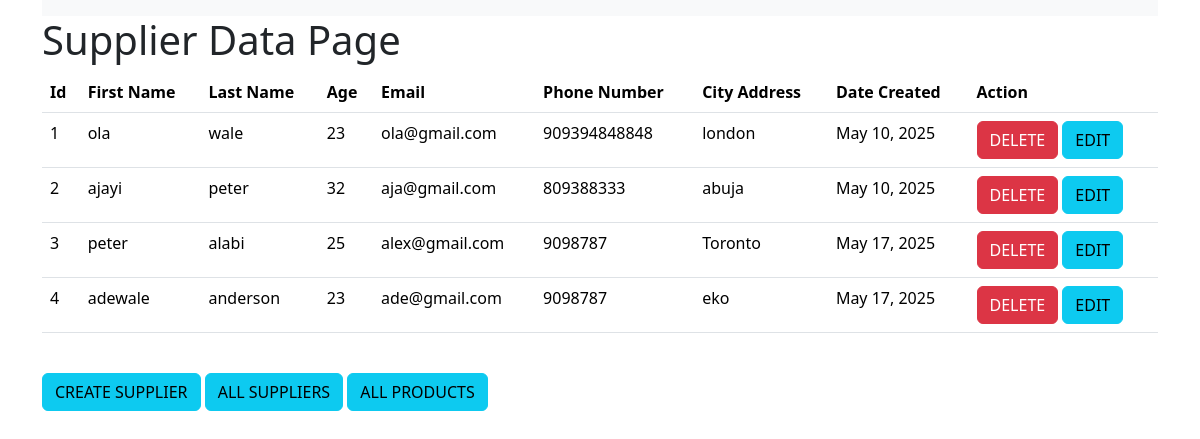
Before: /allsuppliers with the older database file.
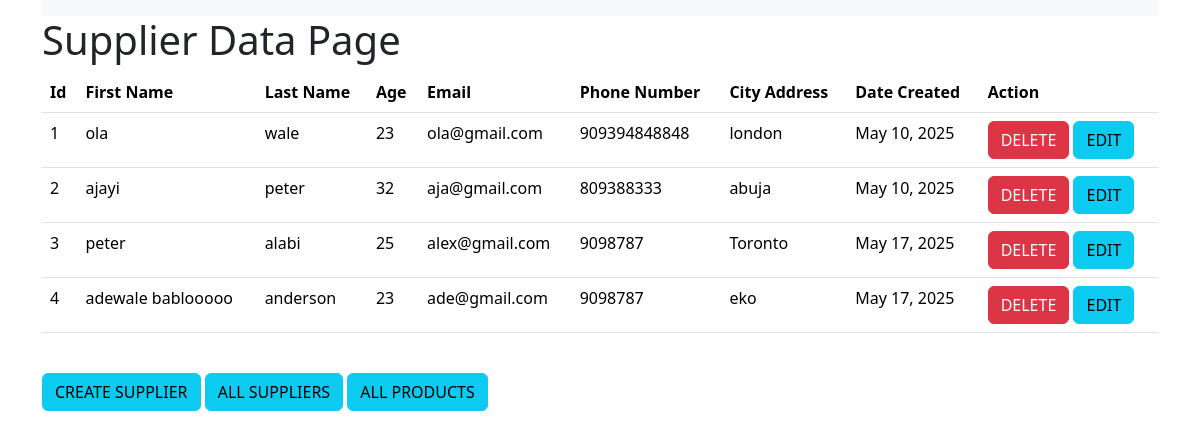
After: the same page with the newer database file.
### inventoryapp/models.py (models this page shows, shortened)
class Supplier(models.Model):
    firstName = models.CharField(max_length=45)
    lastName = models.CharField(max_length=45)
    age = models.IntegerField()
    email = models.EmailField()
    phoneNumber = models.IntegerField()
    address = models.CharField(max_length=45)
    date_created = models.DateField(auto_now_add=True)

### inventoryapp/views.py (the view)
# urls.py: path('allsuppliers', views.allsuppliers, name='allsuppliers'),
def allsuppliers(request):
    suppliers = Supplier.objects.all()
    return render(request, "allsuppliers.html", context={"suppliers": suppliers})

### templates/allsuppliers.html (shortened to what this page needs)
<!DOCTYPE html>
<html lang="en">
<head>
     <link href="https://cdn.jsdelivr.net/npm/bootstrap@5.3.2/dist/css/bootstrap.min.css" rel="stylesheet"
>
</head>
<body>
<div class="container">
  <div class="row justify-content-center">
    <div class="col-md-12">
<nav class="navbar bg-dark navbar-expand-lg bg-body-tertiary">
</nav>
  <marquee><h1> Supplier Data Page</h1></marquee>
        <table class="table">
          <thead>
            <tr>
                <th scope="col">Id</th>
                <th scope="col">First Name</th>
                <th scope="col">Last Name</th>
                <th scope="col">Age</th>
                <th scope="col">Email</th>
                <th scope="col">Phone Number</th>
                <th scope="col">City Address</th>
                <th scope="col">Date Created</th>
                <th scope="col">Action</th>
            </tr>
          </thead>
          <tbody>
             {% for supplier in suppliers %}
            <tr>
                <td>{{supplier.id}}</td>
                <td>{{supplier.firstName}}</td>
                <td>{{supplier.lastName}}</td>
                <td>{{supplier.age}}</td>
                <td>{{supplier.email}}</td>
                <td>{{supplier.phoneNumber}}</td>
                <td>{{supplier.address}}</td>
                <td>{{supplier.date_created}}</td>
                <td><a href="{% url 'removesupplier' supplier.id %}" class="btn btn-danger">DELETE</a>
                    <a href="{% url 'updatesupplier' supplier.id %}" class="btn btn-info">EDIT</a>
                </td>
            </tr>
            {% endfor %}
          </tbody>
        </table><br>
         <a href="{% url 'createsupplier' %}" class="btn btn-info">CREATE SUPPLIER</a>
        <a href="{% url 'allsuppliers'%}" class="btn btn-info">ALL SUPPLIERS</a>
        <a href="{% url 'allproducts'%}" class="btn btn-info">ALL PRODUCTS</a>
        <br><br>
    </div>
  </div>
</div>
</body>
</html>

Changed rows visible on the page:
changed Supplier "anderson": firstName "adewale" → "adewale bablooooo"
